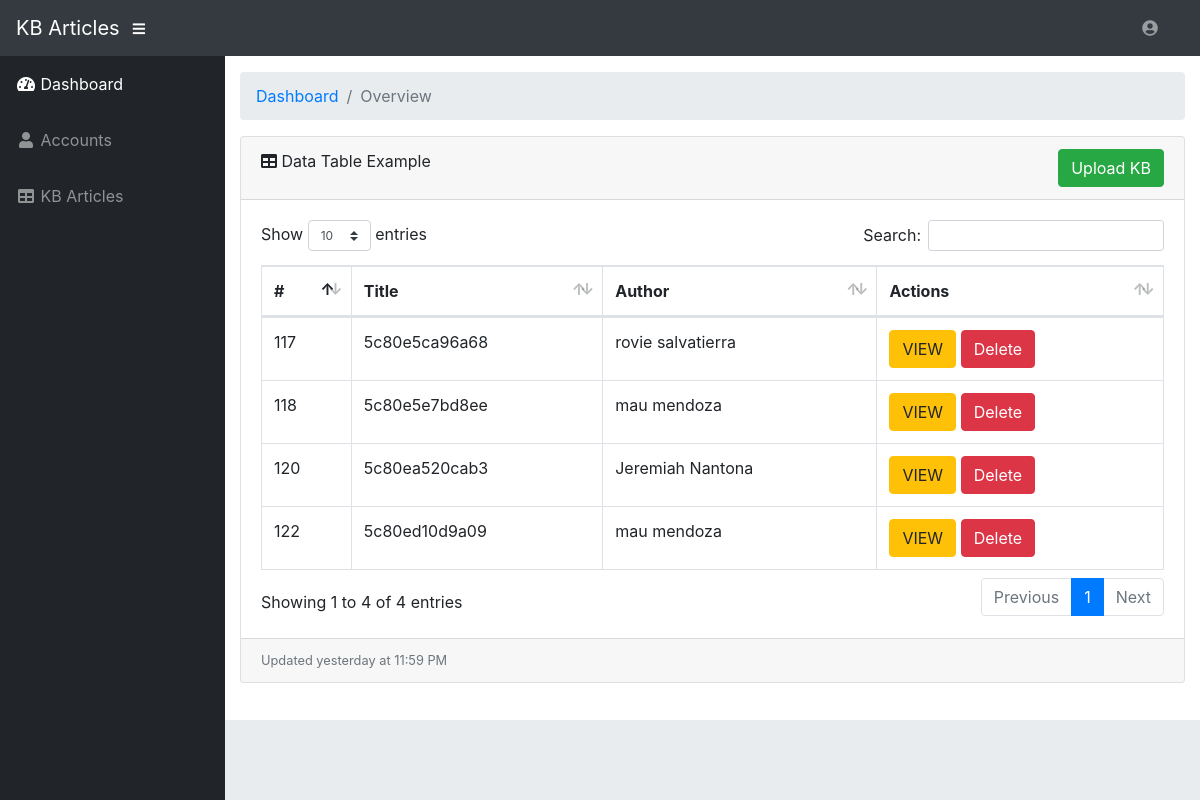
/startbootstrap-sb-admin-gh-pages/kbarticles.php, run on the app's committed database.
### tables this page shows
CREATE TABLE `tbl_kb` (
  `kb_id` int(11) NOT NULL,
  `kb_title` varchar(100) NOT NULL,
  `kb_author` varchar(100) NOT NULL,
  `kb_type` varchar(100) NOT NULL,
  `kb_number` varchar(100) NOT NULL,
  `kb_date` date NOT NULL,
  `kb_status` varchar(100) NOT NULL,
  `user_ID` int(11) DEFAULT NULL,
  `team` varchar(100) NOT NULL,
  `date_approve` date NOT NULL,
  `comment` varchar(100) NOT NULL,
  `update_file` varchar(100) NOT NULL,
  `temp_number` varchar(100) NOT NULL,
  `title_kb` varchar(100) NOT NULL,
  `status` varchar(100) NOT NULL
);

### startbootstrap-sb-admin-gh-pages/kbarticles.php (the view, shortened to what this page needs)
<!DOCTYPE html>
<html lang="en">
  <head>
    <link href="vendor/bootstrap/css/bootstrap.min.css" rel="stylesheet">
    <link href="vendor/fontawesome-free/css/all.min.css" rel="stylesheet" type="text/css">
    <link href="vendor/datatables/dataTables.bootstrap4.css" rel="stylesheet">
    <link href="css/sb-admin.css" rel="stylesheet">
  </head>
  <body id="page-top">
		<?php
		include 'nav.php';
		?>
    <div id="wrapper">
      <?php
		include 'sidebar.php';
		?>
      <div id="content-wrapper">
        <div class="container-fluid">
          <ol class="breadcrumb">
            <li class="breadcrumb-item">
              <a href="#">Dashboard</a>
            </li>
            <li class="breadcrumb-item active">Overview</li>
          </ol>
          <div class="card mb-3">
            <div class="card-header">
              <i class="fas fa-table"></i>
              Data Table Example <a href="addkb.php" style="float:right" class="btn btn-success" role="button">Upload KB</a> </div>
            <div class="card-body">
              <div class="table-responsive">
                <table class="table table-bordered" id="dataTable" width="100%" cellspacing="0">
                  <thead>
                    <tr>
						<th>#</th>
						<th>Title</th>
						<th>Author</th>
						<th>Actions</th>
                    </tr>
						</thead>
							<tbody>
								<?php
									include'dbcon.php';
									$queryr= mysqli_query ($conn,"Select * FROM tbl_kb");
										while($row= mysqli_fetch_assoc($queryr)){
											echo"<tr>";
											echo '<td>'.$row['kb_id'].'</td>';
											echo '<td>'.$row['kb_title'].'</td>';
											echo '<td>'.$row['kb_author'].'</td>';
											echo "<td>";
											?>
											<a href = "result.php?id=<?php echo $row['kb_title']?>" class="btn btn-warning"target="_blank">VIEW</a>
											<a href = "deletekb.php?id=<?php echo $row['kb_title']?>" style="float:center" class="btn btn-danger" role="button">Delete</a></td>
											<?php
											echo"</tr>";
										}
								?>
						</tbody>
					</table>
              </div>
            </div>
            <div class="card-footer small text-muted">Updated yesterday at 11:59 PM</div>
          </div>
          </div>
        </div>
        <footer class="sticky-footer">
        </footer>
      </div>
  </body>
</html>

### data on the page
tbl_kb: kb_id "117", kb_title "5c80e5ca96a68", kb_author "rovie salvatierra"
tbl_kb: kb_id "118", kb_title "5c80e5e7bd8ee", kb_author "mau mendoza"
tbl_kb: kb_id "120", kb_title "5c80ea520cab3", kb_author "Jeremiah Nantona"
tbl_kb: kb_id "122", kb_title "5c80ed10d9a09", kb_author "mau mendoza"
